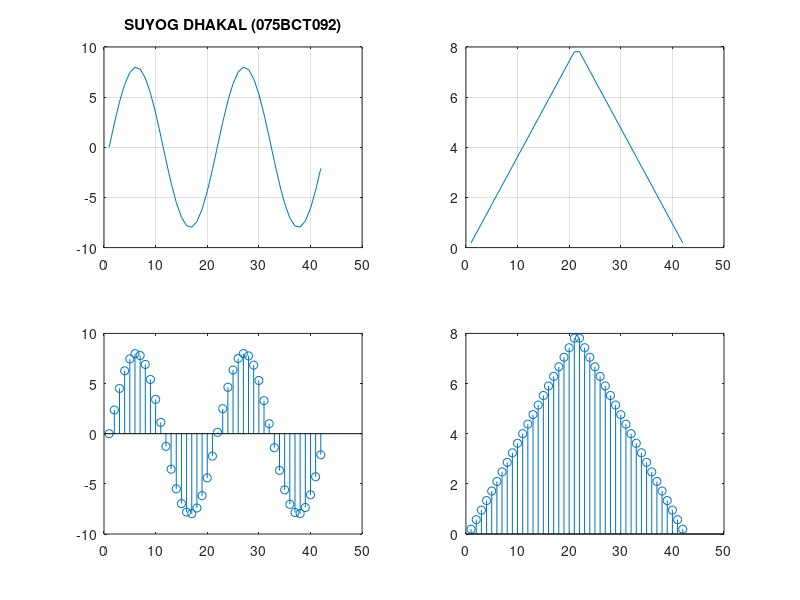
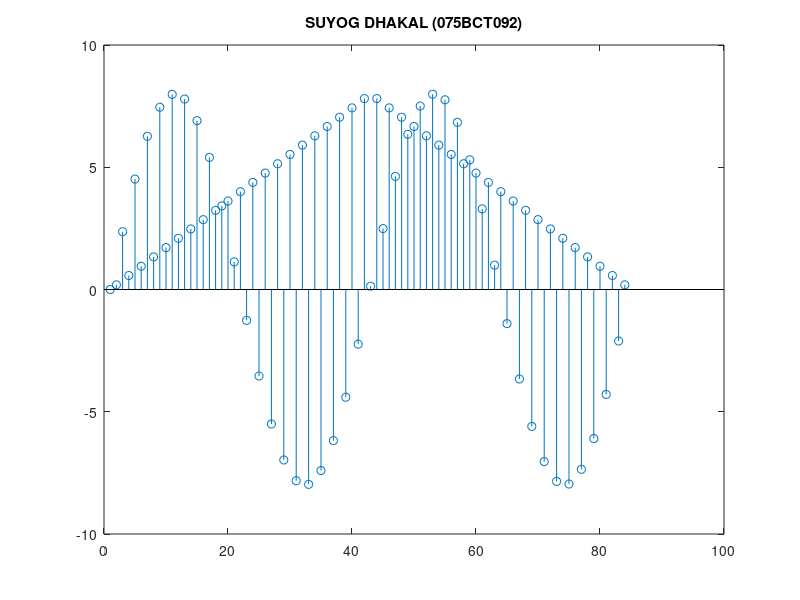
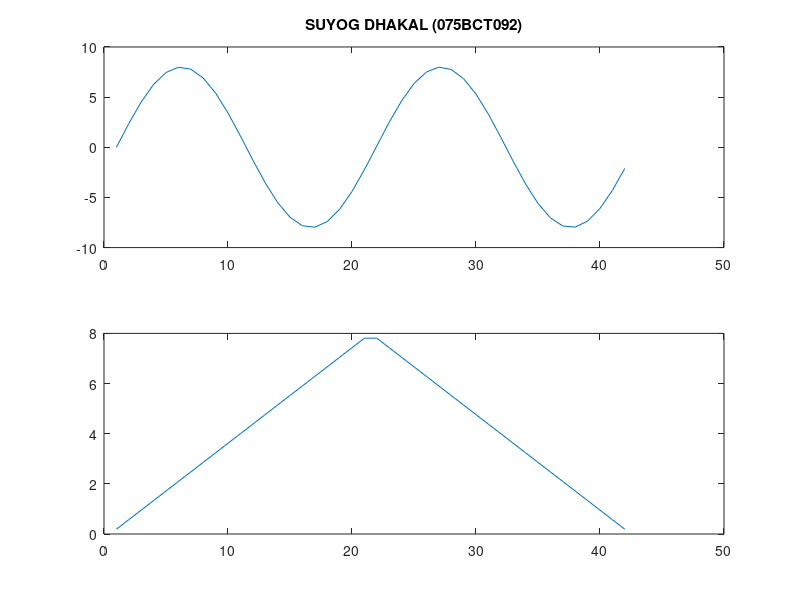

These figures' MATLAB source, in order:
clc;
close all;
clear all;

% Signal generation
x=0:0.3:4*pi;                             % siganal taken upto 4pi
sig1=8*sin(x);                           % generate 1st sinusoidal signal
l=length(sig1);
sig2=8*triang(l);                        % Generate 2nd traingular Sigal

% Display of Both Signal
subplot(2,2,1);  
plot(sig1);
grid on
title('SUYOG DHAKAL (075BCT092)');

subplot(2,2,2);
plot(sig2);
grid on

% Display of Both Sampled Signal
subplot(2,2,3);
stem(sig1);

subplot(2,2,4);
stem(sig2);

l1=length(sig1);
l2=length(sig2);
 for i=1:l1
  sig(1,i)=sig1(i); % Making Both row vector to a matrix
  sig(2,i)=sig2(i);
 end  

% TDM of both quantize signal
tdmsig=reshape(sig,1,2*l1);               
% Display of TDM Signal
figure
stem(tdmsig);
title('SUYOG DHAKAL (075BCT092)');

% Demultiplexing of TDM Signal
 demux=reshape(tdmsig,2,l1);
 for i=1:l1
  sig3(i)=demux(1,i);                    % Converting The matrix into row vectors
  sig4(i)=demux(2,i);
 end  
 
 % display of demultiplexed signal
 figure
 subplot(2,1,1)
 plot(sig3);
 title('SUYOG DHAKAL (075BCT092)');
 
 subplot(2,1,2)
 plot(sig4);
 